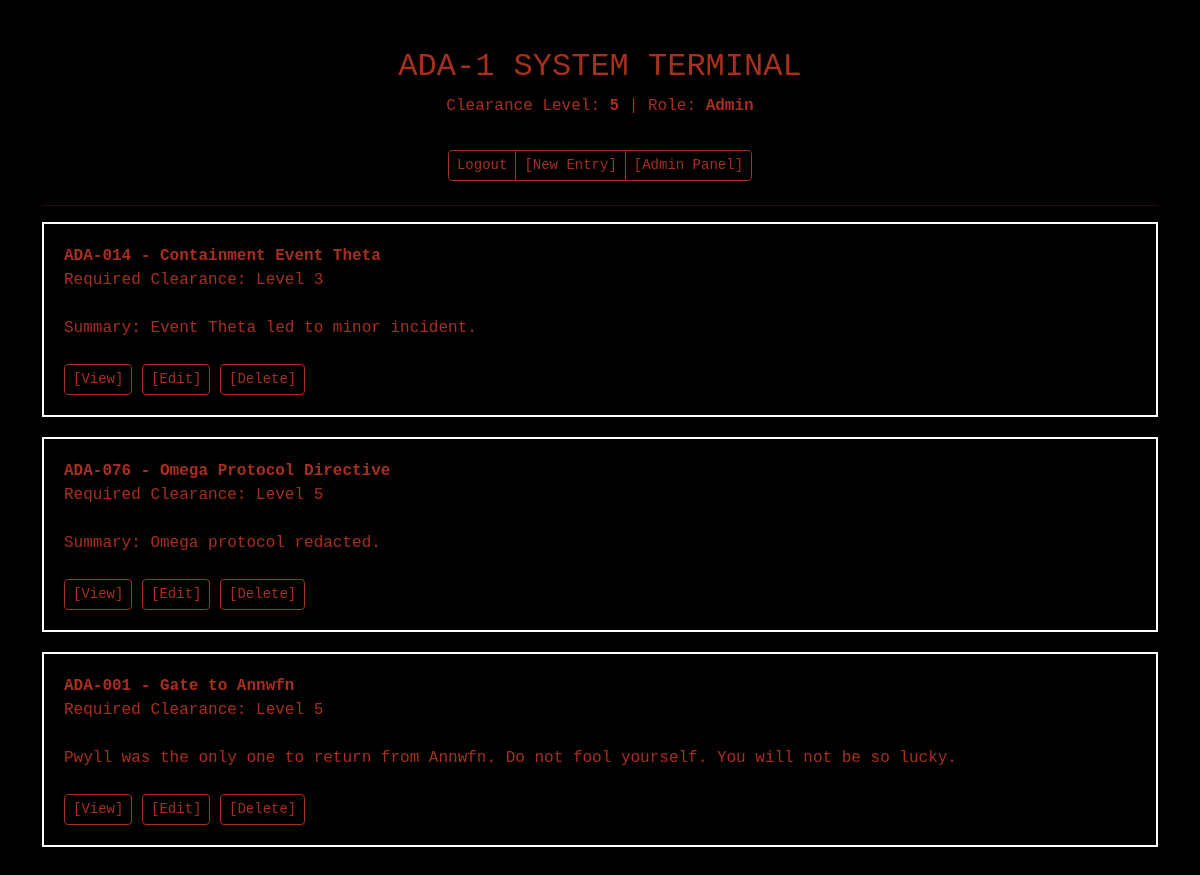
The page /dashboard (signed in) on the database its author committed.
### app/models.py (models this page shows)
class User(UserMixin, db.Model):
    id = db.Column(db.Integer, primary_key=True)
    username = db.Column(db.String(150), unique=True, nullable=False)
    password = db.Column(db.String(150), nullable=False)
    clearance = db.Column(db.Integer, nullable=False)
    role = db.Column(db.String(10), nullable=False)

class ADAEntry(db.Model):
    id = db.Column(db.Integer, primary_key=True)
    asset_number = db.Column(db.String(50), nullable=False)
    title = db.Column(db.String(100), nullable=False)
    content = db.Column(db.Text, nullable=False)
    redacted_text = db.Column(db.Text, nullable=False)
    clearance_level = db.Column(db.Integer, nullable=False)
    created_by = db.Column(db.Integer, db.ForeignKey('user.id'))

### app/routes.py (the view)
@main.route('/dashboard')
@login_required
def dashboard():
    entries = ADAEntry.query.filter(ADAEntry.clearance_level <= current_user.clearance).all()
    return render_template('dashboard.html', user=current_user, entries=entries)

### app/routes.py (called while the page is built)
@login_manager.user_loader
def load_user(user_id):
    return User.query.get(int(user_id))

### app/templates/dashboard.html (shortened to what this page needs)
<!doctype html>
<html lang="en">
<head>
  <link href="https://cdn.jsdelivr.net/npm/bootstrap@5.3.0/dist/css/bootstrap.min.css" rel="stylesheet">
</head>
<body>
  <div class="container py-5">
    <div class="text-center mb-4">
      <h2>ADA-1 SYSTEM TERMINAL</h2>
      <p>Clearance Level: <strong>{{ user.clearance }}</strong> | Role: <strong>{{ user.role|capitalize }}</strong></p>
      <div class="btn-group mt-3">
        <a href="{{ url_for('main.logout') }}" class="btn btn-terminal btn-sm">Logout</a>
        {% if user.role == 'admin' %}
          <a href="{{ url_for('main.add_asset') }}" class="btn btn-terminal btn-sm">[New Entry]</a>
          <a href="{{ url_for('main.admin_panel') }}" class="btn btn-terminal btn-sm">[Admin Panel]</a>
        {% endif %}
      </div>
    </div>
    <hr>
    {% for entry in entries %}
    <div class="terminal-box">
      <strong>{{ entry.asset_number }} - {{ entry.title }}</strong><br>
      Required Clearance: Level {{ entry.clearance_level }}<br><br>
      {{ entry.redacted_text }}<br><br>
      <a href="{{ url_for('main.view_asset', asset_id=entry.id) }}" class="btn btn-terminal btn-sm">[View]</a>
      {% if user.role == 'admin' %}
        <a href="{{ url_for('main.edit_asset', asset_id=entry.id) }}" class="btn btn-terminal btn-sm">[Edit]</a>
        <a href="{{ url_for('main.delete_asset', asset_id=entry.id) }}" class="btn btn-terminal btn-sm">[Delete]</a>
      {% endif %}
    </div>
    {% endfor %}
  </div>
</body>
</html>

### app/templates/dashboard.html (style rules this page uses)
body { background-color: black; color: #a82f1f; font-family: 'Courier New', Courier, monospace; }
.terminal-box { border: 2px solid #ffffff; padding: 20px; margin-bottom: 20px; }
.btn-terminal { background: none; border: 1px solid #a82f1f; color: #a82f1f; }
hr { border-color: #a82f1f; }

### rows shown on the page
User: clearance "5", role "Admin"
ADAEntry: asset_number "ADA-014", title "Containment Event Theta", clearance_level "3", redacted_text "Summary: Event Theta led to minor incident."
ADAEntry: asset_number "ADA-076", title "Omega Protocol Directive", clearance_level "5", redacted_text "Summary: Omega protocol redacted."
ADAEntry: asset_number "ADA-001", title "Gate to Annwfn", clearance_level "5", redacted_text "Pwyll was the only one to return from Annwfn. Do not fool yourself. You will not be so lucky."
